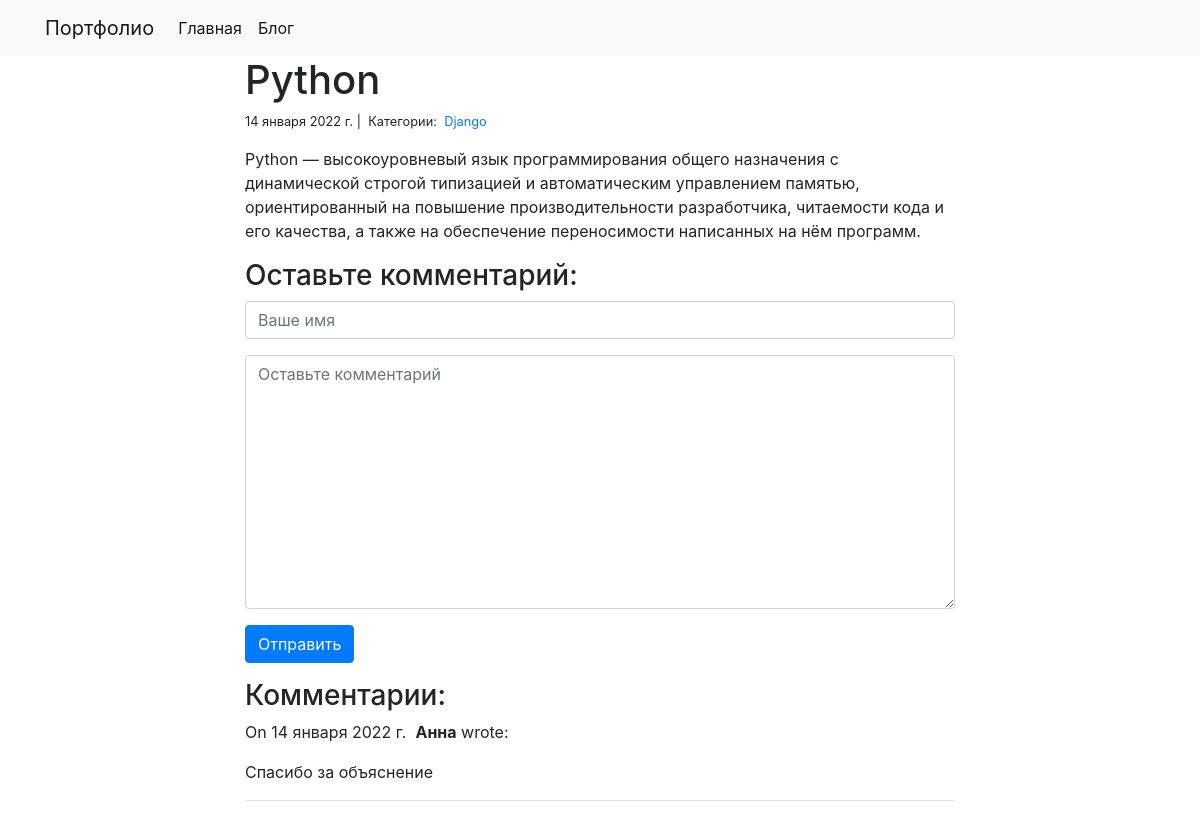
The app's page /blog/2/ with its own data.
### blog/models.py (models this page shows)
class Post(models.Model):
    title = models.CharField(max_length=255)
    body = models.TextField()
    created_on = models.DateTimeField(auto_now_add=True)
    last_modified = models.DateTimeField(auto_now=True)
    categories = models.ManyToManyField('Category', related_name='posts')

class Category(models.Model):
    name = models.CharField(max_length=20)

class Comment(models.Model):
    author= models.CharField(max_length=60)
    body = models.TextField()
    created_on = models.DateTimeField(auto_now_add=True)
    post=models.ForeignKey("Post",on_delete=models.CASCADE)

### blog/views.py (the view, shortened to what this page needs)
# urls.py: path('<int:pk>/', views.blog_detail, name="blog_detail"),
def blog_detail(request, pk):
    post = Post.objects.get(pk=pk)
    form = CommentForm()
    comments = Comment.objects.filter(post=post)
    context = {
        "post": post,
        "comments": comments,
        "form": form,
    }
    return render(request, "blog_detail.html", context)

### blog/forms.py
class CommentForm(forms.Form):
    author = forms.CharField(
        max_length=60,
        widget=forms.TextInput(attrs={
            "class": "form-control",
            "placeholder": "Ваше имя"
        })
    )
    body = forms.CharField(widget=forms.Textarea(
        attrs={
            "class": "form-control",
            "placeholder": "Оставьте комментарий"
        })
    )

### blog/templates/blog_detail.html (shortened to what this page needs)
{% extends "base.html" %}
{% block page_content %}
<div class="col-md-8 offset-md-2">
    <h1>{{ post.title }}</h1>
    <small>
        {{ post.created_on.date }} |&nbsp;
        Категории:&nbsp;
        {% for category in post.categories.all %}
        <a href="{% url 'blog_category' category.name %}">
            {{ category.name }}
        </a>&nbsp;
        {% endfor %}
    </small>
    <p>{{ post.body | linebreaks }}</p>
    <h3>Оставьте комментарий:</h3>
    <form action="/blog/{{ post.pk }}/" method="post">
        <div class="form-group">
            {{ form.author }}
        </div>
        <div class="form-group">
            {{ form.body }}
        </div>
        <button type="submit" class="btn btn-primary">Отправить</button>
    </form>
    <h3>Комментарии:</h3>
    {% for comment in comments %}
    <p>
        On {{comment.created_on.date }}&nbsp;
        <b>{{ comment.author }}</b> wrote:
    </p>
    <p>{{ comment.body }}</p>
    <hr>
    {% endfor %}
</div>
{% endblock %}

### records on screen
Post: title "Python", created_on "14 января 2022 г.", body "Python — высокоуровневый язык программирования общего назначения с динамической строгой типизацией и автоматическим управлением памятью, ориентированный на повышение производительности разработчика, читаемости кода и его качества, а также на обеспечение переносимости написанных на нём программ."
Category: name "Django"
Comment: created_on "14 января 2022 г.", author "Анна", body "Спасибо за объяснение"
